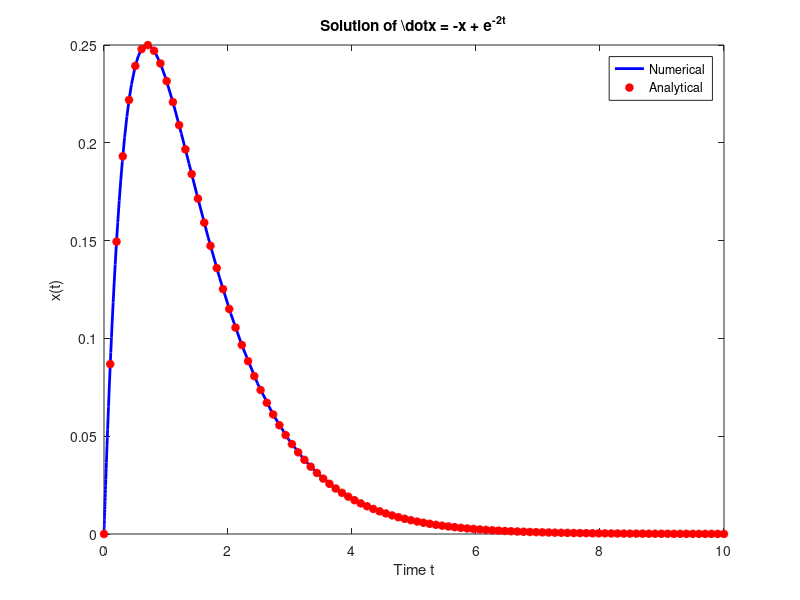

Write the MATLAB code that produced this figure.
% Define the ODE function
dxdt = @(t, x) -x + exp(-2*t);

% Solve the ODE numerically
t_span = [0 10];
x0 = 0;
[t, x_num] = ode45(dxdt, t_span, x0);

% Compute the analytical solution
t_eval = linspace(0, 10, 100);
x_analytical = exp(-t_eval) .* (1 - exp(-t_eval));

% Plot both solutions
figure;
plot(t, x_num, 'b-', 'LineWidth', 2); % Numerical solution
hold on;
plot(t_eval, x_analytical, 'r*', 'LineWidth', 2); % Analytical solution
xlabel('Time t');
ylabel('x(t)');
legend('Numerical', 'Analytical');
title('Solution of \dot{x} = -x + e^{-2t}');
hold off;
